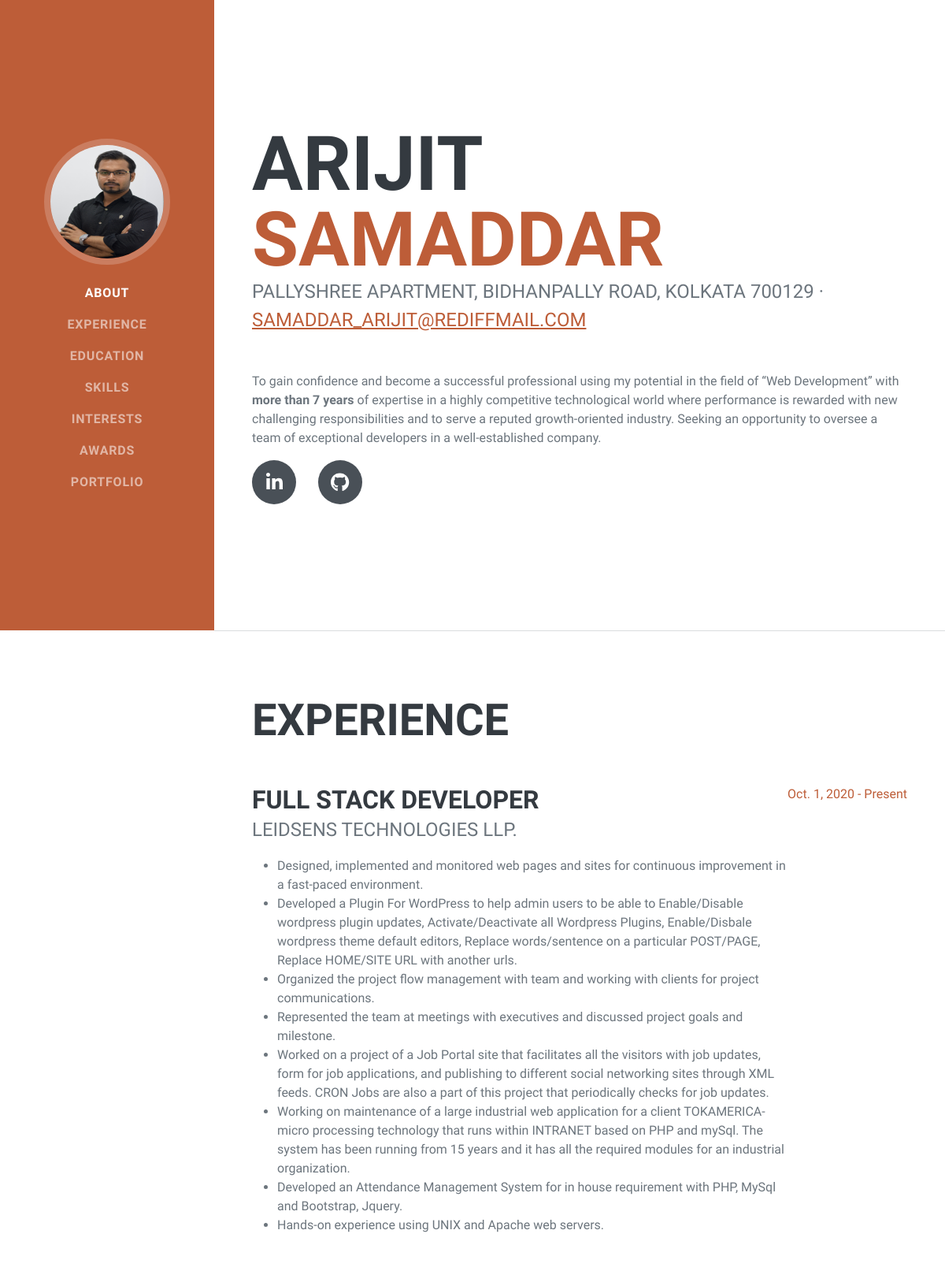
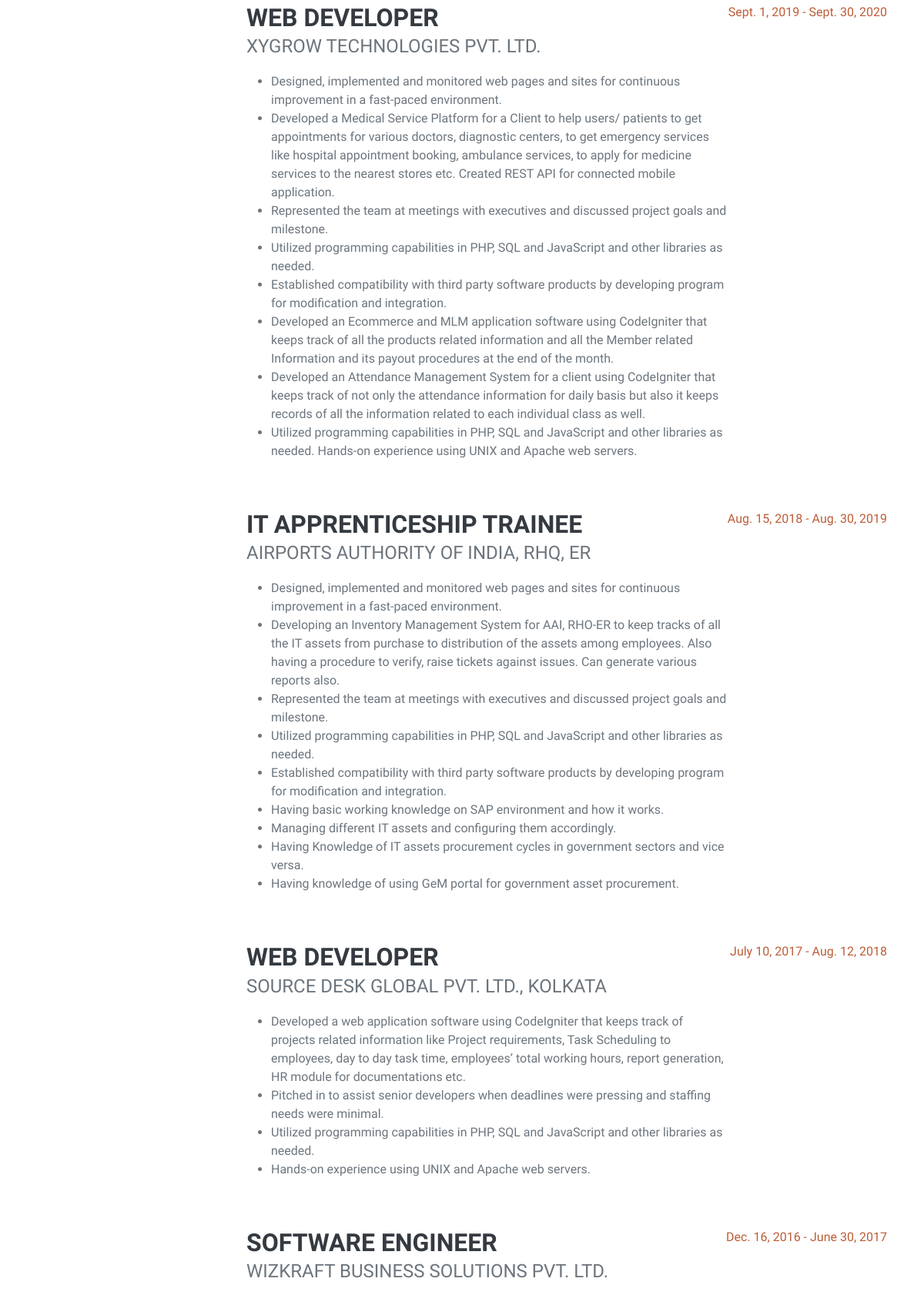
The page / (upper part) on the database its author committed (2 pictures, top to bottom).
### personalInfo/models.py (models this page shows)
class PersonalInfo(models.Model):
    p_id = models.AutoField(primary_key=True, serialize=False, auto_created=True, verbose_name='P_ID')
    resume_name = models.CharField(max_length=255)
    resume_address = models.CharField(max_length=255)
    resume_phone = models.BigIntegerField()
    resume_email = models.EmailField()
    resume_description = HTMLField()
    def personalinfo_as_list(self):
        return self.resume_name.split(' ')

### experience/models.py (models this page shows)
class Experience(models.Model):
    exp_id = models.AutoField(primary_key=True, serialize=False, auto_created=True, verbose_name='EXP_ID')
    exp_title = models.CharField(max_length=255)
    exp_company = models.CharField(max_length=255)
    exp_description = HTMLField()
    from_date = models.DateField()
    exp_current = models.CharField(max_length=15, choices=CURRENT_CHOICES)
    to_date = models.DateField(blank=True, null=True)

### djangoresume/views.py (the view)
# urls.py: path('', views.HomePage, name='Arijit Resume'),
def HomePage(request):
    certData = Certification.objects.all()
    interestData = Interest.objects.all()
    workflowData = Workflow.objects.all()
    skillData = Skill.objects.all()
    educationData = Education.objects.all().order_by('-from_date')
    experienceData = Experience.objects.all().order_by('-from_date')
    personalData = PersonalInfo.objects.all()
    data = {
        'title' : 'Arijit Resume',
        'certData' : certData,
        'interestData' : interestData,
        'workflowData' : workflowData,
        'skillData' : skillData,
        'educationData' : educationData,
        'experienceData' : experienceData,
        'personalData' : personalData,
    }
    return render(request, 'index.html', data)

### templates/index.html (shortened to what this page needs)
<!DOCTYPE html>
<html lang="en">
    <head>
        <link href="/static/css/styles.css" rel="stylesheet" />
    </head>
    <body id="page-top">
        <nav class="navbar navbar-expand-lg navbar-dark bg-primary fixed-top" id="sideNav">
            <a class="navbar-brand js-scroll-trigger" href="#page-top">
                <span class="d-none d-lg-block"><img class="img-fluid img-profile rounded-circle mx-auto mb-2" src="static/assets/img/profile.png" alt="..." /></span>
            </a>
            <div class="collapse navbar-collapse" id="navbarResponsive">
                <ul class="navbar-nav">
                    <li class="nav-item"><a class="nav-link js-scroll-trigger" href="#about">About</a></li>
                    <li class="nav-item"><a class="nav-link js-scroll-trigger" href="#experience">Experience</a></li>
                    <li class="nav-item"><a class="nav-link js-scroll-trigger" href="#education">Education</a></li>
                    <li class="nav-item"><a class="nav-link js-scroll-trigger" href="#skills">Skills</a></li>
                    <li class="nav-item"><a class="nav-link js-scroll-trigger" href="#interests">Interests</a></li>
                    <li class="nav-item"><a class="nav-link js-scroll-trigger" href="#awards">Awards</a></li>
                    <li class="nav-item"><a class="nav-link js-scroll-trigger" href="#">Portfolio</a></li>
                </ul>
            </div>
        </nav>
        <div class="container-fluid p-0">
            <section class="resume-section" id="about">
                <div class="resume-section-content">
                    {% for personalItem in personalData %}
                        <h1 class="mb-0">
                            {% for name in personalItem.personalinfo_as_list %}
                                {% if forloop.counter > 1 %}
                                    <span class="text-primary">{{ name }}</span>
                                {% else %}
                                    {{ name }}
                                {% endif %}
                            {% endfor %}
                        </h1>
                        <div class="subheading mb-5">
                            {{ personalItem.resume_address }} ·
                            <a href="mailto:{{ personalItem.resume_email }}">{{ personalItem.resume_email }}</a>
                        </div>
                        <p class="lead mb-5">{{ personalItem.resume_description | safe | escape }}</p>
                    {% endfor %}
                    <div class="social-icons">
                        <a class="social-icon" target="_blank" href="https://www.linkedin.com/in/arijit-samaddar-8b220954/"><i class="fab fa-linkedin-in"></i></a>
                        <a class="social-icon" target="_blank" href="https://github.com/hrik003/"><i class="fab fa-github"></i></a>
                    </div>
                </div>
            </section>
            <hr class="m-0" />
            <section class="resume-section" id="experience">
                <div class="resume-section-content">
                    <h2 class="mb-5">Experience</h2>
                    {% for experienceItem in experienceData %}
                        <div class="d-flex flex-column flex-md-row justify-content-between mb-5">
                            <div class="flex-grow-1">
                                <h3 class="mb-0">{{experienceItem.exp_title}}</h3>
                                <div class="subheading mb-3">{{experienceItem.exp_company}}</div>
                                <p>{{experienceItem.exp_description | safe|escape }}</p>
                            </div>
                            <div class="flex-shrink-0"><span class="text-primary">{{experienceItem.from_date}} -
                                {% if experienceItem.to_date %}{{experienceItem.to_date}}
                                {% else %} Present
                                {% endif %}
                            </span></div>
                        </div>
                    {% endfor %}
                    </div>
                </div>
    </body>
</html>

### rows shown on the page
PersonalInfo: personalinfo_as_list "ARIJIT", personalinfo_as_list "SAMADDAR", resume_address "PALLYSHREE APARTMENT, BIDHANPALLY ROAD, KOLKATA 700129", resume_email "SAMADDAR_ARIJIT@REDIFFMAIL.COM", resume_description "To gain confidence and become a successful professional using my potential in the field of “Web Development” with more than 7 years of expertise in a highly competitive technological world where performance is rewarded with new challenging responsibilities and to serve a reputed growth-oriented industry. Seeking an opportunity to oversee a team of exceptional developers in a well-established company."
Experience: exp_title "FULL STACK DEVELOPER", exp_company "LEIDSENS TECHNOLOGIES LLP.", exp_description "Designed, implemented and monitored web pages and sites for continuous improvement in a fast-paced environment. Developed a Plugin For WordPress to help admin users to be able to Enable/Disable wordpress plugin updates, Activate/Deactivate all Wordpress Plugins, Enable/Disbale wordpress theme default editors, Replace words/sentence on a particular POST/PAGE, Replace HOME/SITE URL with another urls. Organized the project flow management with team and working with clients for project communications. Represented the team at meetings with executives and discussed project goals and milestone. Worked on a project of a Job Portal site that facilitates all the visitors with job updates, form for…", from_date "Oct. 1, 2020", shows "Present"
Experience: exp_title "WEB DEVELOPER", exp_company "XYGROW TECHNOLOGIES PVT. LTD.", exp_description "Designed, implemented and monitored web pages and sites for continuous improvement in a fast-paced environment. Developed a Medical Service Platform for a Client to help users/ patients to get appointments for various doctors, diagnostic centers, to get emergency services like hospital appointment booking, ambulance services, to apply for medicine services to the nearest stores etc. Created REST API for connected mobile application. Represented the team at meetings with executives and discussed project goals and milestone. Utilized programming capabilities in PHP, SQL and JavaScript and other libraries as needed. Established compatibility with third party software products by developing…", from_date "Sept. 1, 2019", to_date "Sept. 30, 2020"
Experience: exp_title "IT APPRENTICESHIP TRAINEE", exp_company "AIRPORTS AUTHORITY OF INDIA, RHQ, ER", exp_description "Designed, implemented and monitored web pages and sites for continuous improvement in a fast-paced environment. Developing an Inventory Management System for AAI, RHO-ER to keep tracks of all the IT assets from purchase to distribution of the assets among employees. Also having a procedure to verify, raise tickets against issues. Can generate various reports also. Represented the team at meetings with executives and discussed project goals and milestone. Utilized programming capabilities in PHP, SQL and JavaScript and other libraries as needed. Established compatibility with third party software products by developing program for modification and integration. Having basic working knowledge…", from_date "Aug. 15, 2018", to_date "Aug. 30, 2019"
Experience: exp_title "WEB DEVELOPER", exp_company "SOURCE DESK GLOBAL PVT. LTD., KOLKATA", exp_description "Developed a web application software using CodeIgniter that keeps track of projects related information like Project requirements, Task Scheduling to employees, day to day task time, employees’ total working hours, report generation, HR module for documentations etc. Pitched in to assist senior developers when deadlines were pressing and staffing needs were minimal. Utilized programming capabilities in PHP, SQL and JavaScript and other libraries as needed. Hands-on experience using UNIX and Apache web servers.", from_date "July 10, 2017", to_date "Aug. 12, 2018"
Experience: exp_title "SOFTWARE ENGINEER", exp_company "WIZKRAFT BUSINESS SOLUTIONS PVT. LTD.", from_date "Dec. 16, 2016", to_date "June 30, 2017"
